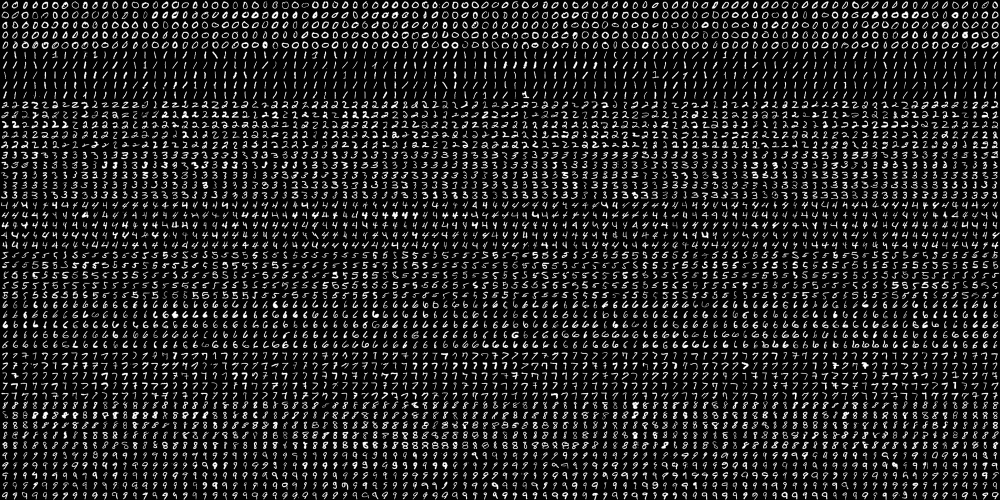
#> input picture Homework_for_24/digits.png, 2000 x 1000 px (shown at 1/2 size)
$ python grayscale_imaage_8_16_24.py
#> lines starting #> are read from the running program, lines starting #| are printed output that depends on the picture
from PIL import Image


def BitChange(input_file_path, pixel_size):
#> called with input_file_path = 'graySCALE_pic.jpeg', pixel_size = 8
    image = Image.open(input_file_path)
    image = image.resize(
        (image.size[0] // pixel_size, image.size[1] // pixel_size),
        Image.NEAREST
    )
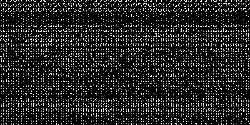
#> image: PIL image 250x125 L; min 0, max 255, mean 36.5
    image = image.resize(
        (image.size[0] * pixel_size, image.size[1] * pixel_size),
        Image.NEAREST
    )
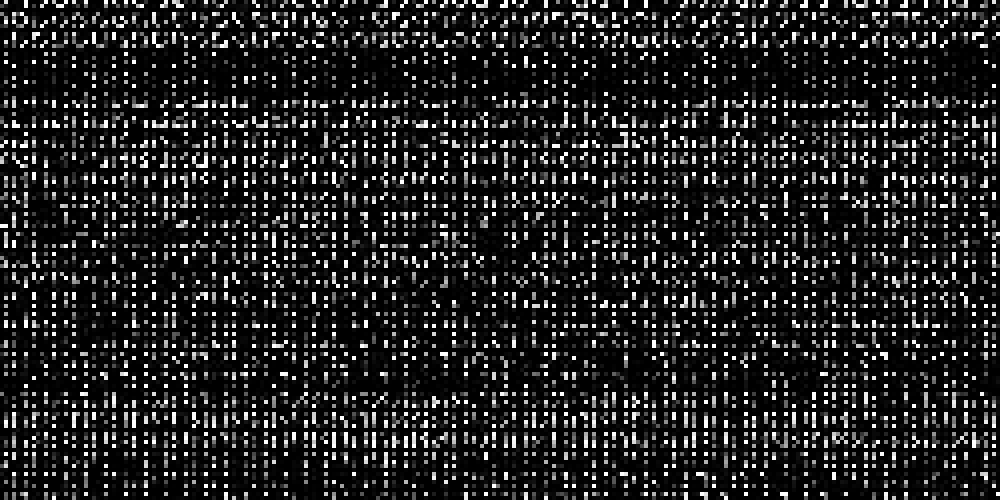
#> image: PIL image 2000x1000 L (shown at 1/2 size); min 0, max 255, mean 36.5
    image.show(title=str(pixel_size) + "Bit Image")


def GrayScaleToBit():
    bits = [8, 16, 24]
    imgPath = 'digits.png'  # Resim yolu
    saveImgPath = 'graySCALE_pic.jpeg'

    Image.open(imgPath).convert('RGB').convert('L').save(saveImgPath)

    for index in range(3):
        BitChange(saveImgPath, bits[index])
    image = Image.open(saveImgPath)
    image.show()


GrayScaleToBit()
